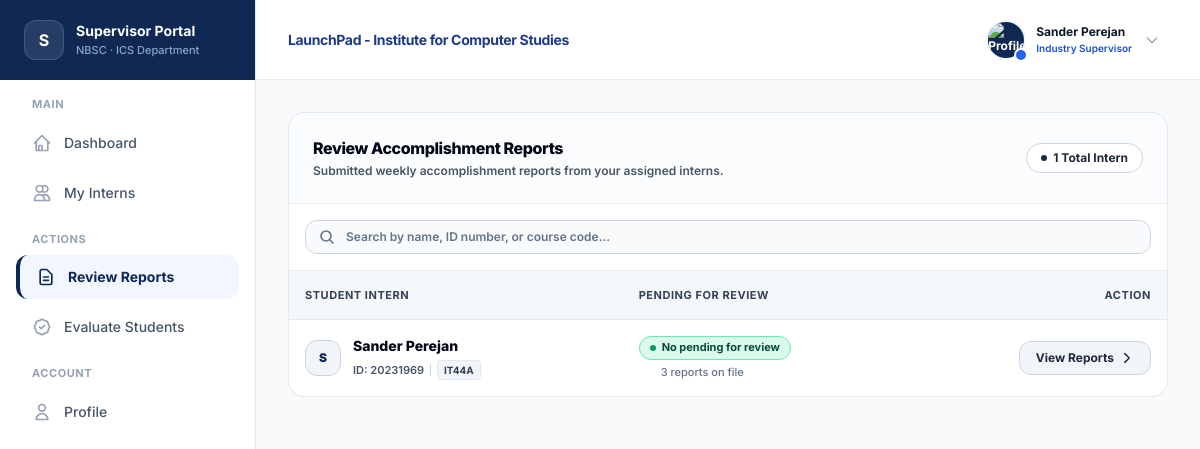
Page /supervisor/review_reports.php (signed in) on the committed database.
### tables this page shows
CREATE TABLE `students` (
  `id` int(11) NOT NULL,
  `user_id` int(11) NOT NULL,
  `student_number` varchar(100) NOT NULL,
  `program` varchar(50) DEFAULT 'BSIT',
  `section` varchar(20) NOT NULL DEFAULT 'IT44A',
  `company_id` int(11) DEFAULT NULL,
  `supervisor_id` int(11) DEFAULT NULL,
  `office_id` int(11) DEFAULT NULL,
  `ojt_start_date` date DEFAULT NULL,
  `completion_requested` tinyint(1) DEFAULT 0,
  `evaluation_triggered` tinyint(1) DEFAULT 0,
  `created_at` datetime DEFAULT current_timestamp()
);

### supervisor/review_reports.php (called while the page is built, shortened)
<?php
require_once __DIR__ . '/../config/db.php';
$userId = (int) $_SESSION['user_id'];
$stmtSup = $pdo->prepare("
    SELECT id
    FROM supervisors
    WHERE user_id = ?
    LIMIT 1
");
$stmtSup->execute([
    $userId
]);
$supervisorRecord = $stmtSup->fetch(
    PDO::FETCH_ASSOC
);
$supervisorId = (int) $supervisorRecord['id'];
$internsSql = "
    SELECT
        s.id AS student_id,
        s.student_number,
        COALESCE(
            NULLIF(s.section, ''),
            'A'
        ) AS section,
        u.name AS student_name,
        u.avatar_url AS student_avatar,
        (
            SELECT COUNT(*)
            FROM reports r
            WHERE r.student_id = s.id
        ) AS total_reports_count,
        (
            SELECT COUNT(*)
            FROM reports r
            WHERE r.student_id = s.id
              AND LOWER(r.status) = 'pending'
        ) AS pending_count,
        (
            SELECT MAX(r.submitted_at)
            FROM reports r
            WHERE r.student_id = s.id
        ) AS latest_submitted_at,
        /*
         * Newest PENDING submission, kept separate from
         * latest_submitted_at: an intern with a pending Week 3 but an
         * approved Week 5 must queue on the Week 3 date, otherwise the
         * approved week hides how long the pending one has waited.
         */
        (
            SELECT MAX(r.submitted_at)
            FROM reports r
            WHERE r.student_id = s.id
              AND LOWER(r.status) = 'pending'
        ) AS latest_pending_at,
        /*
         * Open the workspace on the week that still needs a verdict:
         * the newest pending report, else the newest report overall.
         */
        COALESCE(
            (
                SELECT r.id
                FROM reports r
                WHERE r.student_id = s.id
                  AND LOWER(r.status) = 'pending'
                ORDER BY
                    r.submitted_at DESC,
                    r.id DESC
                LIMIT 1
            ),
            (
                SELECT r.id
                FROM reports r
                WHERE r.student_id = s.id
                ORDER BY
                    r.submitted_at DESC,
                    r.id DESC
                LIMIT 1
            )
        ) AS focus_report_id
    FROM students s
    JOIN users u
        ON s.user_id = u.id
    WHERE
        s.supervisor_id = :supervisor_id
        AND
        u.status = 'active'
        /* Interns who have never submitted have nothing to review. */
        AND EXISTS (
            SELECT 1
            FROM reports r
            WHERE r.student_id = s.id
        )
    ORDER BY
        (pending_count > 0) DESC,
        latest_pending_at DESC,
        latest_submitted_at DESC,
        u.name ASC
";
$internsLoadFailed = false;
try {
    $stmtInterns = $pdo->prepare(
        $internsSql
    );
    $stmtInterns->execute([
        'supervisor_id' => $supervisorId
    ]);
    $interns =
        $stmtInterns->fetchAll(
            PDO::FETCH_ASSOC
        ) ?: [];
} catch (PDOException $exception) {
    error_log(
        "Review Reports Error: " .
        $exception->getMessage()
    );
    $interns = [];
    $internsLoadFailed = true;
    $pageError =
        'Unable to load your interns right now. ' .
        'Please refresh the page or try again later.';
}
require_once
    __DIR__ .
    '/../src/pages/supervisor/reviewReportsPage.php';

### src/pages/supervisor/reviewReportsPage.php (the view, shortened to what this page needs)
<?php
$interns = $interns ?? [];
$internsLoadFailed = $internsLoadFailed ?? false;
if (!function_exists('e')) {
    function e($value) {
        return htmlspecialchars((string)($value ?? ''), ENT_QUOTES, 'UTF-8');
    }
}
?>
<!DOCTYPE html>
<html lang="en">
<head>
    <script src="https://cdn.tailwindcss.com"></script>
    <link rel="stylesheet" href="/ICS-PORTAL/public/css/style.css">
</head>
<body class="bg-[#F8FAFC] text-slate-900 subpixel-antialiased selection:bg-[#0F2854] selection:text-white">
<div class="flex min-h-screen">
    <?php include __DIR__ . '/../../components/supervisor_sidebar.php'; ?>
    <div class="flex-1 flex flex-col min-w-0">
        <?php include __DIR__ . '/../../components/header.php'; ?>
        <main class="p-6 sm:p-8 max-w-[1400px] w-full mx-auto space-y-6 flex-1 relative">
            <div class="bg-white rounded-2xl border border-slate-200/90 shadow-xs overflow-hidden">
                <div class="p-6 border-b border-slate-200/70 flex flex-col sm:flex-row justify-between items-start sm:items-center gap-4 bg-slate-50/60">
                    <div>
                        <h1 class="text-base font-extrabold text-slate-950 tracking-tight leading-snug">Review Accomplishment Reports</h1>
                        <p class="text-xs font-semibold text-slate-600 mt-1">
                            Submitted weekly accomplishment reports from your assigned interns.
                        </p>
                    </div>
                    <div class="flex items-center gap-3 shrink-0">
                        <?php if (!$internsLoadFailed): ?>
                            <span class="inline-flex items-center gap-1.5 px-3.5 py-1.5 rounded-full bg-white text-slate-800 border border-slate-300 text-xs font-bold shadow-2xs">
                                <span class="w-1.5 h-1.5 rounded-full bg-[#0F2854]"></span>
                                <?= count($interns); ?> Total <?= count($interns) === 1 ? 'Intern' : 'Interns'; ?>
                            </span>
                        <?php endif; ?>
                    </div>
                </div>
                <div class="p-4 border-b border-slate-200/70 bg-white">
                    <div class="relative w-full">
                        <svg class="w-4 h-4 text-slate-500 absolute left-3.5 top-1/2 -translate-y-1/2" fill="none" stroke="currentColor" stroke-width="2.5" viewBox="0 0 24 24"><path stroke-linecap="round" stroke-linejoin="round" d="M21 21l-5.197-5.197m0 0A7.5 7.5 0 105.196 5.196a7.5 7.5 0 0010.607 10.607z"/></svg>
                        <input
                            type="text"
                            id="searchInput"
                            placeholder="Search by name, ID number, or course code..."
                            class="w-full bg-slate-50 border border-slate-300 rounded-xl pl-10 pr-4 py-2 text-xs font-semibold text-slate-900 placeholder-slate-500 focus:outline-none focus:border-[#0F2854] focus:bg-white transition-colors"
                        >
                    </div>
                </div>
                <?php if (!empty($interns)): ?>
                    <div class="overflow-x-auto">
                        <table class="w-full min-w-[820px] max-w-[1040px] mx-auto table-fixed text-left border-collapse text-xs">
                            <colgroup>
                                <col style="width: 38%;">
                                <col style="width: 40%;">
                                <col style="width: 22%;">
                            </colgroup>
                            <thead>
                                <tr class="bg-slate-100/70 text-slate-700 text-[11px] uppercase tracking-wider border-b border-slate-200 font-black">
                                    <th class="py-4 px-4">Student Intern</th>
                                    <th class="py-4 px-4">Pending for Review</th>
                                    <th class="py-4 px-4 text-right">Action</th>
                                </tr>
                            </thead>
                            <tbody class="divide-y divide-slate-200/80 text-slate-800">
                                <?php foreach ($interns as $intern):
                                    $pendingCount = (int) $intern['pending_count'];
                                    $totalReports = (int) $intern['total_reports_count'];
                                    $focusReportId = (int) $intern['focus_report_id'];
                                    $latestPendingAt = $intern['latest_pending_at'] ?? null;
                                    $hasPending = ($pendingCount > 0);
                                ?>
                                    <tr class="hover:bg-slate-50 transition-colors intern-row <?= $hasPending ? 'bg-amber-50/20' : ''; ?>">
                                        <td class="py-4 px-4 align-middle">
                                            <div class="flex items-center gap-3 min-w-0">
                                                <div class="w-9 h-9 rounded-xl bg-slate-100 text-[#0F2854] flex items-center justify-center font-black text-xs shrink-0 overflow-hidden border border-slate-300">
                                                </div>
                                                <div class="min-w-0">
                                                    <p class="font-extrabold text-slate-950 text-sm intern-name break-words"><?= e($intern['student_name']); ?></p>
                                                    <div class="flex items-center gap-1.5 mt-1 min-w-0 flex-wrap">
                                                        <p class="text-[11px] text-slate-600 font-semibold intern-id">ID: <?= e($intern['student_number'] ?? 'N/A'); ?></p>
                                                        <span class="intern-section inline-flex items-center px-1.5 py-px rounded bg-slate-100 text-slate-700 font-bold text-[10px] border border-slate-200 shrink-0"><?= e($intern['section'] ?? 'A'); ?></span>
                                                    </div>
                                                </div>
                                            </div>
                                        </td>
                                        <td class="py-4 px-4 align-middle">
                                            <div class="space-y-1">
                                                <?php if ($hasPending): ?>
                                                    <span class="inline-flex items-center gap-1.5 px-2.5 py-1 rounded-full bg-amber-100 text-amber-900 border border-amber-300 font-bold text-[11px] leading-tight">
                                                        <span class="w-1.5 h-1.5 rounded-full bg-amber-600"></span>
                                                        <?= $pendingCount; ?> <?= $pendingCount === 1 ? 'Report' : 'Reports'; ?> to Review
                                                    </span>
                                                    <?php if (!empty($latestPendingAt)): ?>
                                                        <p class="text-[11px] text-slate-600 font-medium pl-[22px]">
                                                            Submitted <?= e(date("M d, Y \a\\t g:i A", strtotime($latestPendingAt))); ?>
                                                        </p>
                                                    <?php endif; ?>
                                                <?php else: ?>
                                                    <span class="inline-flex items-center gap-1.5 px-2.5 py-1 rounded-full bg-emerald-100/80 text-emerald-900 border border-emerald-300 font-bold text-[11px] leading-tight">
                                                        <span class="w-1.5 h-1.5 rounded-full bg-emerald-600"></span>
                                                        No pending for review
                                                    </span>
                                                    <p class="text-[11px] text-slate-500 font-medium pl-[22px]">
                                                        <?= $totalReports; ?> <?= $totalReports === 1 ? 'report' : 'reports'; ?> on file
                                                    </p>
                                                <?php endif; ?>
                                            </div>
                                        </td>
                                        <td class="py-4 px-4 text-right whitespace-nowrap align-middle">
                                            <a href="view_report.php?student_id=<?= (int)$intern['student_id']; ?>&amp;report_id=<?= $focusReportId; ?>"
                                               data-ics-loading="Extracting entities from this report&hellip; This may take a moment."
                                               class="px-4 py-2 <?= $hasPending ? 'bg-[#0F2854] text-white hover:bg-blue-900' : 'bg-slate-100 text-slate-800 hover:bg-slate-200 border border-slate-300'; ?> text-xs font-bold rounded-xl shadow-xs transition-all inline-flex items-center gap-1.5 cursor-pointer">
                                                <span><?= $hasPending ? 'Review' : 'View Reports'; ?></span>
                                                <svg class="w-3.5 h-3.5 <?= $hasPending ? 'text-blue-200' : ''; ?>" fill="none" stroke="currentColor" stroke-width="2.5" viewBox="0 0 24 24"><path stroke-linecap="round" stroke-linejoin="round" d="M8.25 4.5l7.5 7.5-7.5 7.5"/></svg>
                                            </a>
                                        </td>
                                    </tr>
                                <?php endforeach; ?>
                            </tbody>
                        </table>
                    </div>
                <?php endif; ?>
            </div>
        </main>
    </div>
</div>
</body>
</html>

### public/css/style.css (style rules this page uses)
html, body { font-family: 'Inter', system-ui, -apple-system, BlinkMacSystemFont, 'Segoe UI', Roboto, sans-serif !important; text-rendering: optimizeLegibility !important; -webkit-font-smoothing: subpixel-antialiased !important; -moz-osx-font-smoothing: auto !important; }

### rows in the picture
students: student_name "Sander Perejan", student_number "20231969", section "IT44A", totalReports "3"

### other values in the picture
$displayName "Sander Perejan"
$roleLabel "Industry Supervisor"
count($interns) "1"
